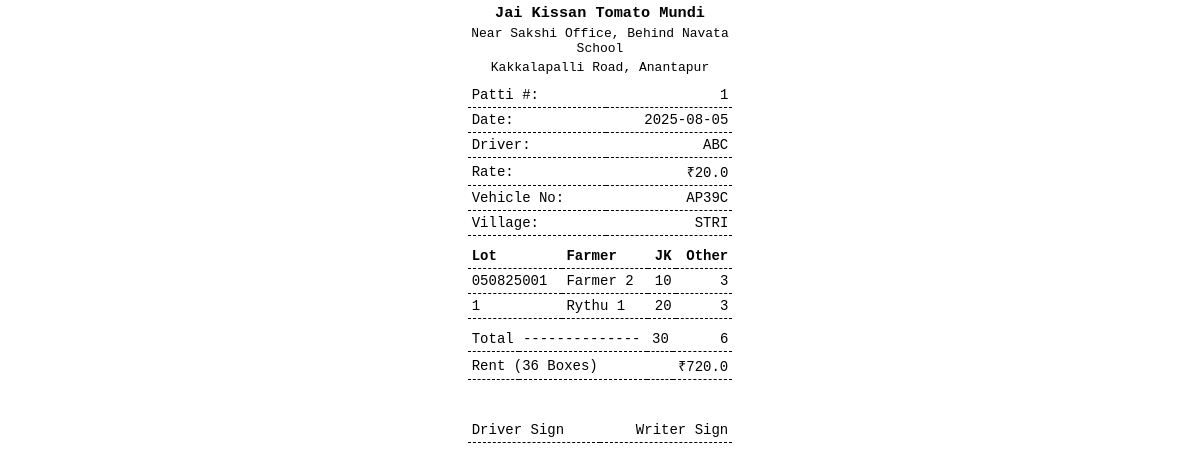
Page /receipt/driver_patti/1 on the committed database.
### app/models.py (models this page shows)
class DriverPatti(db.Model):
    id = db.Column(db.Integer, primary_key=True)
    driver_id = db.Column(db.Integer, db.ForeignKey('driver.id'))
    transport_rate = db.Column(db.Float)
    date = db.Column(db.String)

class Driver(db.Model):
    id = db.Column(db.Integer, primary_key=True)
    name = db.Column(db.String(100), nullable=False)
    vehicle_number = db.Column(db.String(50))
    village = db.Column(db.String(100))
    default_rate = db.Column(db.Float)

class LotInfo(db.Model):
    id = db.Column(db.Integer, primary_key=True)
    driver_patti_id = db.Column(db.Integer, db.ForeignKey('driver_patti.id'))
    farmer_id = db.Column(db.Integer, db.ForeignKey('farmer.id'))
    lot_number = db.Column(db.String(50))
    jk_boxes = db.Column(db.Integer)
    other_boxes = db.Column(db.Integer)
    transport_rate = db.Column(db.Float)
    total_boxes = db.Column(db.Integer)
    transport_amount = db.Column(db.Float)
    date = db.Column(db.String(20))

class Farmer(db.Model):
    id = db.Column(db.Integer, primary_key=True)
    name = db.Column(db.String(100), nullable=False)

### app/routes.py (the view)
@main.route("/receipt/driver_patti/<int:patti_id>")
def driver_patti_receipt(patti_id):
    db = get_db_connection()
    cur = db.cursor()
    patti = cur.execute("""
        SELECT dp.id, dp.date, d.name AS driver_name, d.vehicle_number, d.village, dp.transport_rate
        FROM driver_patti dp
        JOIN driver d ON d.id = dp.driver_id
        WHERE dp.id = ?
    """, (patti_id,)).fetchone()
    lots = cur.execute("""
        SELECT li.lot_number, f.name AS farmer_name, li.jk_boxes, li.other_boxes
        FROM lot_info li
        JOIN farmer f ON f.id = li.farmer_id
        WHERE li.driver_patti_id = ?
        ORDER BY li.lot_number
    """, (patti_id,)).fetchall()
    total_jk = sum(int(l["jk_boxes"] or 0) for l in lots)
    total_other = sum(int(l["other_boxes"] or 0) for l in lots)
    total_cost = (total_jk + total_other) * float(patti["transport_rate"])
    db.close()
    return render_template(
        "driver_patti_receipt.html",
        patti=patti,
        lots=lots,
        total_jk=total_jk,
        total_other=total_other,
        total_cost=total_cost
    )

### app/routes.py (called while the page is built)
def get_db_connection():
    conn = sqlite3.connect(DB_PATH)
    conn.row_factory = sqlite3.Row  # Allows accessing columns by name
    return conn

### app/templates/driver_patti_receipt.html (shortened to what this page needs)
<!DOCTYPE html>
<html>
<head>
</head>
<body onload="window.print()">
  <h3>Jai Kissan Tomato Mundi</h3>
  <p>Near Sakshi Office, Behind Navata School</p>
  <p>Kakkalapalli Road, Anantapur</p>
  <table>
    <tr><td>Patti #:</td><td class="right">{{ patti.id }}</td></tr>
    <tr><td>Date:</td><td class="right">{{ patti.date }}</td></tr>
    <tr><td>Driver:</td><td class="right">{{ patti.driver_name }}</td></tr>
    <tr><td>Rate:</td><td class="right">₹{{ patti.transport_rate }}</td></tr>
    <tr><td>Vehicle No:</td><td class="right">{{ patti.vehicle_number }}</td></tr>
    <tr><td>Village:</td><td class="right">{{ patti.village }}</td></tr>
  </table>
  <table>
    <thead>
      <tr><th>Lot</th><th>Farmer</th><th class="right">JK</th><th class="right">Other</th></tr>
    </thead>
    <tbody>
      {% for lot in lots %}
      <tr>
        <td>{{ lot.lot_number }}</td>
        <td>{{ lot.farmer_name }}</td>
        <td class="right">{{ lot.jk_boxes }}</td>
        <td class="right">{{ lot.other_boxes }}</td>
      </tr>
      {% endfor %}
    </tbody>
  </table>
  <table>
    <tr>
      <td>Total</td>
      <td>--------------</td>
      <td class="right">{{ total_jk }}</td>
      <td class="right">{{ total_other }}</td>
    </tr>
    <tr><td colspan="3">Rent ({{ total_jk + total_other }} Boxes)</td><td class="right">₹{{ total_cost }}</td></tr>
  </table>
  <br><br>
  <table>
    <tr><td>Driver Sign</td><td class="right">Writer Sign</td></tr>
  </table>
</body>
</html>

### app/templates/driver_patti_receipt.html (style rules this page uses)
body { font-family: monospace; width: 70mm; margin: 0 auto; }
h3, p { margin: 4px 0; text-align: center; }
table { width: 100%; border-collapse: collapse; margin-top: 8px; }
th, td { border-bottom: 1px dashed #000; padding: 4px; font-size: 14px; text-align: left; }
.right { text-align: right; }

### rows in the picture
DriverPatti: id "1", date "2025-08-05", transport_rate "20.0"
Driver: driver_name "ABC", vehicle_number "AP39C", village "STRI"
LotInfo: lot_number "050825001", farmer_name "Farmer 2", jk_boxes "10", other_boxes "3"
LotInfo: lot_number "1", farmer_name "Rythu 1", jk_boxes "20", other_boxes "3"

### other values in the picture
{{ total_jk }} "30"
{{ total_other }} "6"
{{ total_jk + total_other }} "36"
{{ total_cost }} "720.0"
